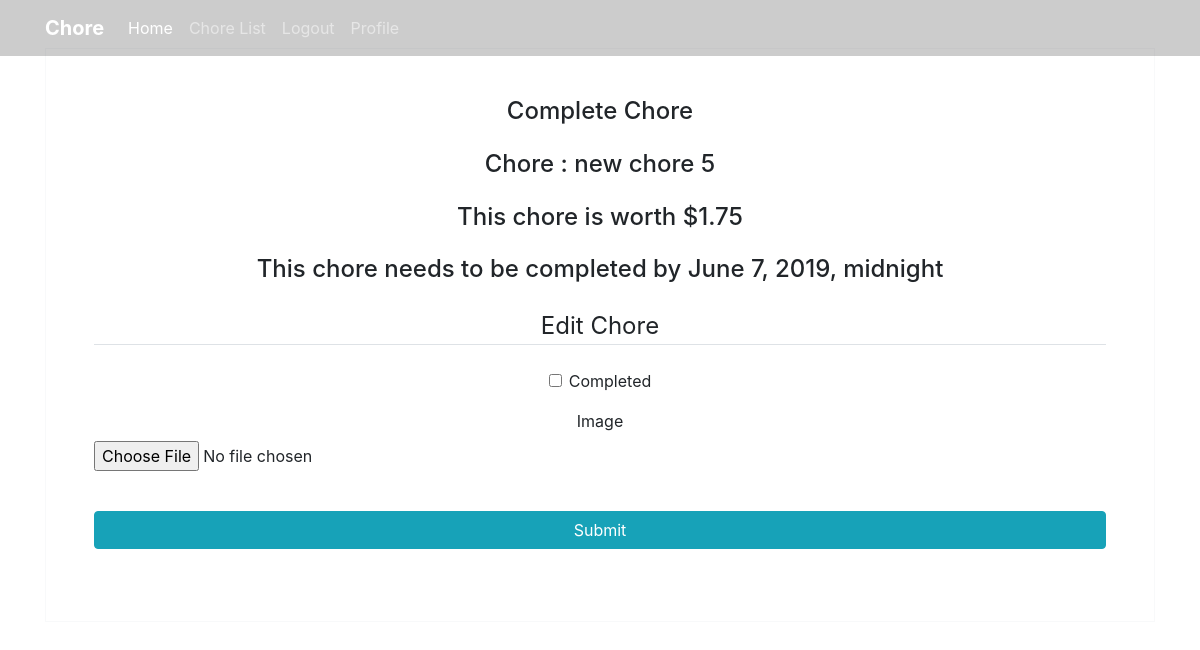
The app's page /edit_chore/9/ (signed in), older data.
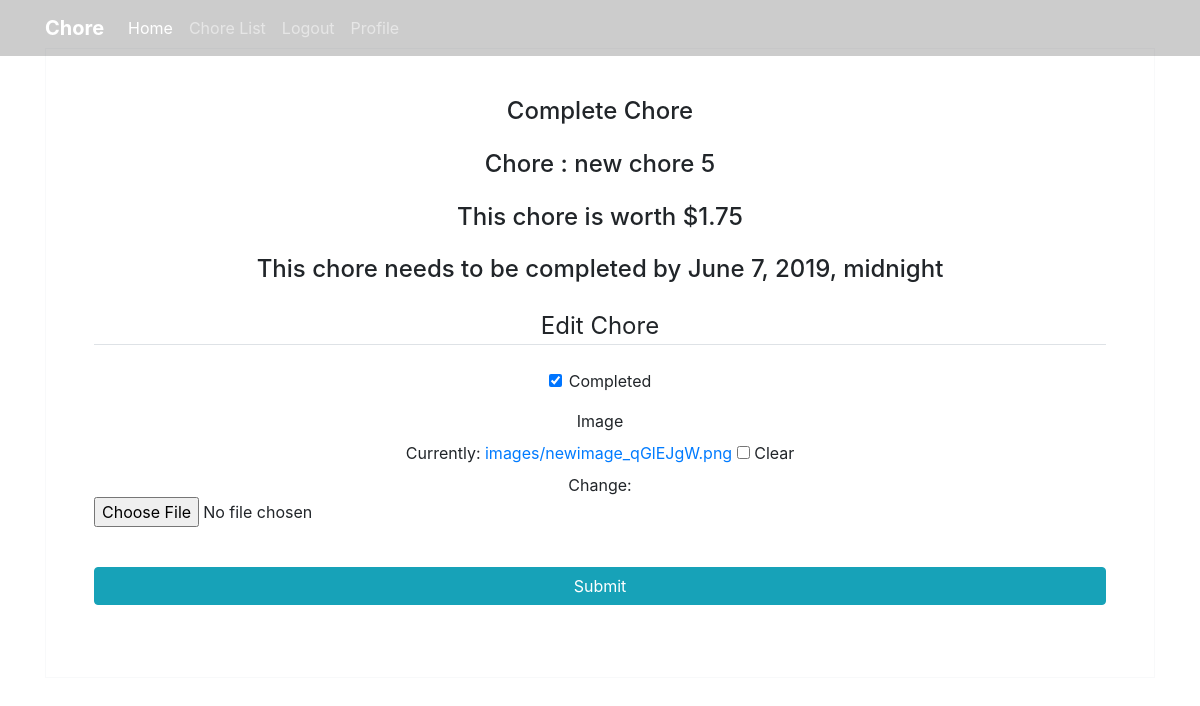
The same page, newer data.
### chores/models.py (models this page shows)
class Chores(models.Model):
    name = models.CharField(max_length=140)
    time_listed = models.DateTimeField(auto_now_add=True)
    expire_date = models.DateTimeField()
    pay = models.FloatField()
    image = models.ImageField(blank=True, upload_to='images/')
    completed = models.BooleanField(default=False)
    approved = models.BooleanField(default=False)
    owner = models.ForeignKey(settings.AUTH_USER_MODEL, on_delete=models.CASCADE, null=True)
    def __str__(self):
        return self.name

### chores/views.py (the view, shortened to what this page needs)
# urls.py: path("edit_chore/<int:chores_id>/", views.edit_chore, name="edit_chore"),
@login_required
def edit_chore(request, chores_id):
    chore = Chores.objects.get(id=chores_id)
    exp = chore.expire_date
    pay = chore.pay
    if request.user.get_username() == 'admin':
        if request.method != "POST":
            form = ChoreForm(instance=chore)
        else:
            form = ChoreForm(instance=chore, data=request.POST)
            if form.is_valid():
                form.save()
                return HttpResponseRedirect(reverse('chores:chore_list'))
    else:
        if request.method != "POST":
            form = CompleteForm(instance=chore)
    context = {'chore': chore, 'form':form, 'exp' : exp, 'pay' : pay}
    return render(request, 'chores/edit_chore.html', context)

### chores/forms.py
class CompleteForm(forms.ModelForm):
    class Meta:
        model = Chores
        fields = ['completed', 'image']

### chores/templates/chores/edit_chore.html (shortened to what this page needs)
{% extends 'chores/base.html' %}
{% load crispy_forms_tags %}
{% block content %}
<br>
<br>
<form class="text-center border border-light p-5" action="{% url 'chores:edit_chore' chore.id %}" method="post"
    enctype="multipart/form-data">
    <p class="h4 mb-4">Complete Chore</p>
    <p class="h4 mb-4">Chore : {{ chore }}</p>
    <p class="h4 mb-4">This chore is worth ${{pay}}</p>
    <p class="h4 mb-4">This chore needs to be completed by {{exp}}</p>
    <fieldset class="form-group">
        <legend class="border-bottom mb-4">Edit Chore</legend>
        {{ form|crispy }}
    </fieldset>
    <div class="form-group">
        <button class="btn btn-info btn-block my-4" type="submit">Submit</button>
    </div>
</form>
{% endblock %}

Row changes from the older to the newer data that the page shows:
changed Chores "new chore 5": completed "☐" → "☑"
Text that changed along with them:
form field form: (not shown) → "☐"
text no longer shown: "Completed Image"
text now shown: "Completed Image Currently: images/newimage_qGlEJgW.png Clear Change:"
